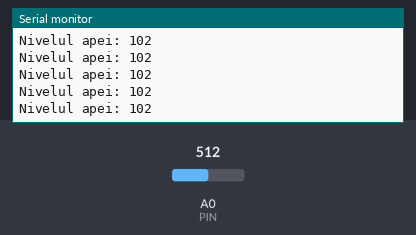
Bench run of a sketch on a simulated Arduino Uno, built with avr-gcc and run on an emulated ATmega328P. Parts: the last lines printed to the serial monitor. The inputs (shaded band) are chosen by the test bench; at power-on: A0 (PIN) = 512.

Above: at 1.2 s.
1.3 s: A0 (PIN) set to 716
At 1.31 s:
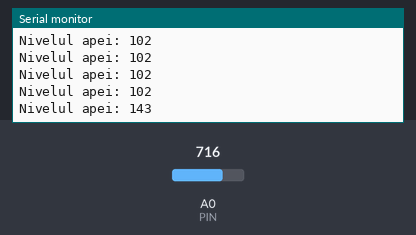
2.8 s: A0 (PIN) set to 900
At 2.82 s:
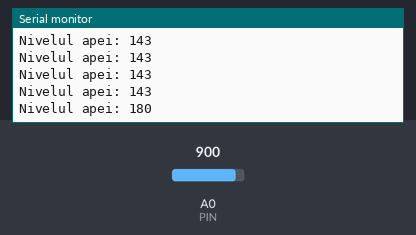
Timing chart, 0 to 5.8 s (numbered marks = the images above; inputs shaded):
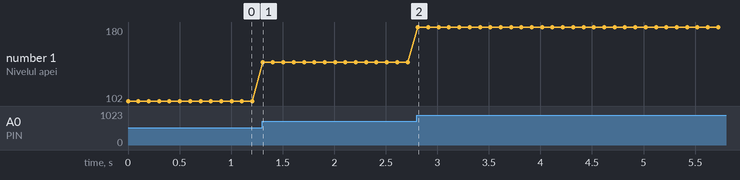

Measured:
- after the input at 1.3 s, the serial monitor: prints a new line at once (image 1)
- after the input at 2.8 s, the serial monitor: prints a new line at once (image 2)
- plotted number 1: 102 → 143 after the input at 1.3 s, 143 → 180 after the input at 2.8 s

The sketch:

Exemplu_Serial.ino
```cpp
#define PIN A0 //pinul de output al senzorului A0

void setup() {
  Serial.begin(9600); //initializare serial
}

void loop() {
  //500 = 100% => x% = valoare * 100 / 500
  //500 este valoarea maxima (testata in cazul de fata), chiar daca valoarea analogica poate fi intre 0-1023
  unsigned int value = (int)(analogRead(PIN) * 100 / 500); //citirea valorii analogice si convertirea in procente
  Serial.print("Nivelul apei: ");
  Serial.println(value);
  delay(100);
}
```
